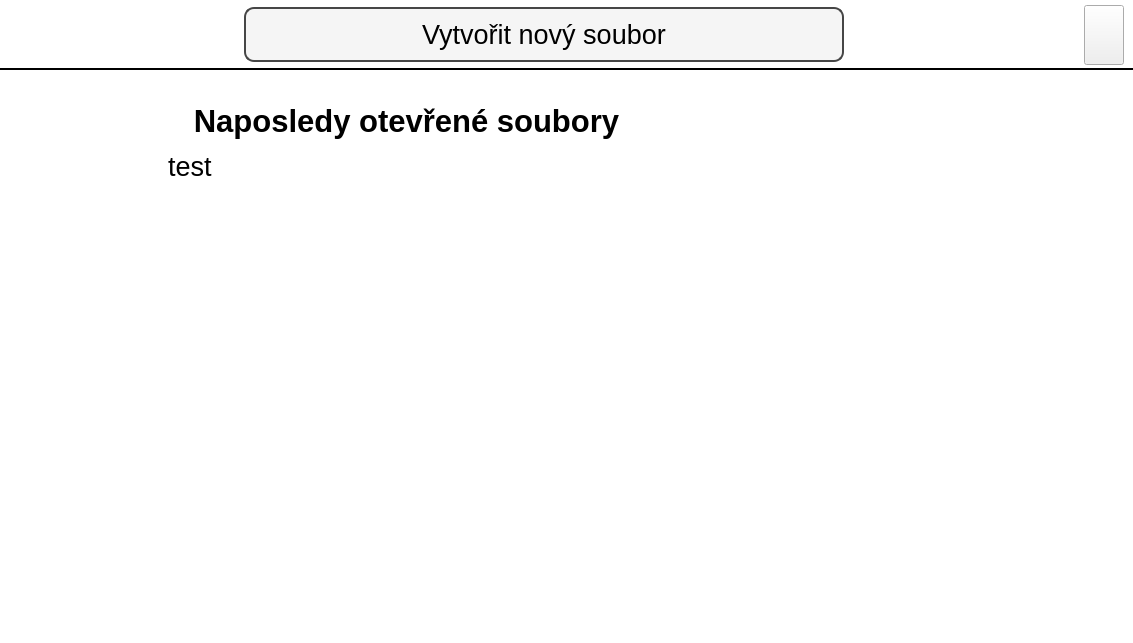
<?xml version="1.0" encoding="UTF-8"?>
<ui version="4.0">
 <class>Dialog</class>
 <widget class="QDialog" name="Dialog">
  <property name="geometry">
   <rect>
    <x>0</x>
    <y>0</y>
    <width>1133</width>
    <height>643</height>
   </rect>
  </property>
  <property name="windowTitle">
   <string>Dialog</string>
  </property>
  <property name="styleSheet">
   <string notr="true">#widget {
	background-color: white;
}

#widget_7 {
	background-color: white;
}

#scrollArea {
	border: 0px;
}

#scrollAreaWidget {
	background-color: white;
	border: 0px;
}

QFormLayout {
	background-color: white;
	border: 0px;
}

QGroupBox {
	background-color: white;
	border: 0px;
}

#widget_7 {
	border-bottom: 2px solid black; 
}

#newFileBtn {
	background-color: rgb(245, 245, 245);
	border: 2px solid #464646;
	border-radius: 10px;
}

#newFileBtn:hover {
	background-color: rgb(204, 204, 204);
}
</string>
  </property>
  <layout class="QVBoxLayout" name="verticalLayout_5">
   <property name="spacing">
    <number>0</number>
   </property>
   <property name="leftMargin">
    <number>0</number>
   </property>
   <property name="topMargin">
    <number>0</number>
   </property>
   <property name="rightMargin">
    <number>0</number>
   </property>
   <property name="bottomMargin">
    <number>0</number>
   </property>
   <item>
    <widget class="QWidget" name="widget_7" native="true">
     <property name="minimumSize">
      <size>
       <width>0</width>
       <height>70</height>
      </size>
     </property>
     <property name="maximumSize">
      <size>
       <width>16777215</width>
       <height>70</height>
      </size>
     </property>
     <layout class="QHBoxLayout" name="horizontalLayout_2">
      <property name="leftMargin">
       <number>9</number>
      </property>
      <property name="topMargin">
       <number>0</number>
      </property>
      <property name="bottomMargin">
       <number>0</number>
      </property>
      <item>
       <spacer name="horizontalSpacer">
        <property name="orientation">
         <enum>Qt::Horizontal</enum>
        </property>
        <property name="sizeHint" stdset="0">
         <size>
          <width>40</width>
          <height>20</height>
         </size>
        </property>
       </spacer>
      </item>
      <item>
       <widget class="QPushButton" name="newFileBtn">
        <property name="minimumSize">
         <size>
          <width>600</width>
          <height>55</height>
         </size>
        </property>
        <property name="maximumSize">
         <size>
          <width>16777215</width>
          <height>16777215</height>
         </size>
        </property>
        <property name="font">
         <font>
          <pointsize>20</pointsize>
         </font>
        </property>
        <property name="text">
         <string>Vytvořit nový soubor</string>
        </property>
       </widget>
      </item>
      <item>
       <spacer name="horizontalSpacer_2">
        <property name="orientation">
         <enum>Qt::Horizontal</enum>
        </property>
        <property name="sizeHint" stdset="0">
         <size>
          <width>40</width>
          <height>20</height>
         </size>
        </property>
       </spacer>
      </item>
      <item>
       <widget class="QPushButton" name="btnClose">
        <property name="maximumSize">
         <size>
          <width>60</width>
          <height>60</height>
         </size>
        </property>
        <property name="text">
         <string/>
        </property>
       </widget>
      </item>
     </layout>
    </widget>
   </item>
   <item>
    <widget class="QWidget" name="widget" native="true">
     <layout class="QHBoxLayout" name="horizontalLayout" stretch="14,100,14">
      <property name="spacing">
       <number>0</number>
      </property>
      <property name="leftMargin">
       <number>0</number>
      </property>
      <property name="topMargin">
       <number>0</number>
      </property>
      <property name="rightMargin">
       <number>0</number>
      </property>
      <property name="bottomMargin">
       <number>0</number>
      </property>
      <item>
       <widget class="QWidget" name="widget_2" native="true">
        <property name="minimumSize">
         <size>
          <width>150</width>
          <height>0</height>
         </size>
        </property>
        <property name="maximumSize">
         <size>
          <width>600</width>
          <height>16777215</height>
         </size>
        </property>
        <layout class="QHBoxLayout" name="horizontalLayout_3"/>
       </widget>
      </item>
      <item>
       <widget class="QWidget" name="widget_4" native="true">
        <property name="minimumSize">
         <size>
          <width>600</width>
          <height>0</height>
         </size>
        </property>
        <property name="maximumSize">
         <size>
          <width>1800</width>
          <height>16777215</height>
         </size>
        </property>
        <layout class="QVBoxLayout" name="verticalLayout_2">
         <item>
          <widget class="QWidget" name="widget_5" native="true">
           <property name="minimumSize">
            <size>
             <width>550</width>
             <height>0</height>
            </size>
           </property>
           <property name="maximumSize">
            <size>
             <width>16666</width>
             <height>16777215</height>
            </size>
           </property>
           <layout class="QVBoxLayout" name="verticalLayout_3">
            <property name="spacing">
             <number>20</number>
            </property>
            <property name="bottomMargin">
             <number>0</number>
            </property>
            <item>
             <widget class="QWidget" name="widget_6" native="true">
              <layout class="QVBoxLayout" name="verticalLayout_4">
               <property name="spacing">
                <number>12</number>
               </property>
               <property name="leftMargin">
                <number>0</number>
               </property>
               <property name="topMargin">
                <number>15</number>
               </property>
               <property name="rightMargin">
                <number>0</number>
               </property>
               <property name="bottomMargin">
                <number>0</number>
               </property>
               <item>
                <widget class="QLabel" name="label">
                 <property name="font">
                  <font>
                   <family>Segoe UI</family>
                   <pointsize>23</pointsize>
                   <weight>75</weight>
                   <bold>true</bold>
                  </font>
                 </property>
                 <property name="text">
                  <string>   Naposledy otevřené soubory</string>
                 </property>
                </widget>
               </item>
               <item>
                <widget class="QLabel" name="lblNameDate">
                 <property name="font">
                  <font>
                   <family>Segoe UI</family>
                   <pointsize>20</pointsize>
                  </font>
                 </property>
                 <property name="text">
                  <string>test</string>
                 </property>
                </widget>
               </item>
              </layout>
             </widget>
            </item>
           </layout>
          </widget>
         </item>
         <item>
          <widget class="QScrollArea" name="scrollArea">
           <property name="minimumSize">
            <size>
             <width>550</width>
             <height>0</height>
            </size>
           </property>
           <property name="maximumSize">
            <size>
             <width>16666</width>
             <height>16777215</height>
            </size>
           </property>
           <property name="widgetResizable">
            <bool>true</bool>
           </property>
           <widget class="QWidget" name="scrollAreaWidget">
            <property name="geometry">
             <rect>
              <x>0</x>
              <y>0</y>
              <width>815</width>
              <height>434</height>
             </rect>
            </property>
            <layout class="QVBoxLayout" name="verticalLayout">
             <property name="spacing">
              <number>0</number>
             </property>
             <property name="leftMargin">
              <number>0</number>
             </property>
             <property name="topMargin">
              <number>0</number>
             </property>
             <property name="rightMargin">
              <number>0</number>
             </property>
             <property name="bottomMargin">
              <number>0</number>
             </property>
            </layout>
           </widget>
          </widget>
         </item>
        </layout>
       </widget>
      </item>
      <item>
       <widget class="QWidget" name="widget_3" native="true">
        <property name="minimumSize">
         <size>
          <width>150</width>
          <height>0</height>
         </size>
        </property>
        <property name="maximumSize">
         <size>
          <width>600</width>
          <height>16777215</height>
         </size>
        </property>
        <layout class="QHBoxLayout" name="horizontalLayout_4"/>
       </widget>
      </item>
     </layout>
    </widget>
   </item>
  </layout>
 </widget>
 <resources/>
 <connections/>
</ui>
